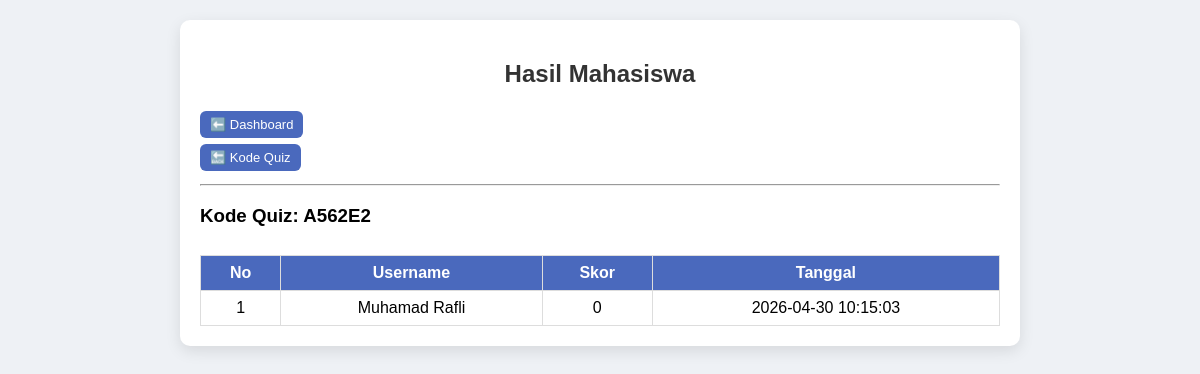
Screenshot of /lihat_semua_hasil.php?kode=A562E2 (signed in) with the database file from the repository.
### tables this page shows
CREATE TABLE `hasil` (
  `id` int(11) NOT NULL,
  `user_id` int(11) DEFAULT NULL,
  `skor` int(11) DEFAULT NULL,
  `tanggal` timestamp NOT NULL DEFAULT current_timestamp(),
  `kode_quiz` varchar(20) DEFAULT NULL
);

CREATE TABLE `users` (
  `id` int(11) NOT NULL,
  `username` varchar(50) DEFAULT NULL,
  `password` varchar(50) DEFAULT NULL,
  `role` varchar(20) DEFAULT NULL
);

### lihat_semua_hasil.php (the view, shortened to what this page needs)
<?php
include "koneksi.php";
$kode = $_GET['kode'] ?? '';
?>
<link rel="stylesheet" href="style.css">
<div class="card">
<h2>Hasil Mahasiswa</h2>
<div style="margin-bottom:10px;">
    <a href="dashboard.php" class="btn">⬅️ Dashboard</a>
    <div style="margin-bottom:10px;">
    <a href="lihat_semua_hasil.php" class="btn">🔙 Kode Quiz</a>
</div>
</div>
<hr>
<?php
$result = mysqli_query($conn, "
    SELECT hasil.*, users.username
    FROM hasil
    JOIN users ON hasil.user_id = users.id
    WHERE hasil.kode_quiz='$kode'
");
?>
<h3>Kode Quiz: <?php echo $kode; ?></h3>
<div style="overflow-x:auto;">
<table border="1" cellpadding="10" cellspacing="0" style="width:100%; border-collapse:collapse;">
<tr style="background:#4a69bd; color:white;">
    <th>No</th>
    <th>Username</th>
    <th>Skor</th>
    <th>Tanggal</th>
</tr>
<?php
$no = 1;
if (mysqli_num_rows($result) > 0) {
    while ($row = mysqli_fetch_assoc($result)) {
?>
<tr>
    <td><?php echo $no++; ?></td>
    <td><?php echo $row['username']; ?></td>
    <td><?php echo $row['skor']; ?></td>
    <td><?php echo $row['tanggal']; ?></td>
</tr>
<?php
    }
} else {
?>
<tr>
    <td colspan="4">Belum ada yang mengerjakan</td>
</tr>
<?php } ?>
</table>
</div>
</div>

### style.css (style rules this page uses)
h2 { text-align: center; color: #333; }
a { color: #4a69bd; text-decoration: none; }
.card { max-width: 800px; margin: auto; background: white; padding: 20px; border-radius: 10px; box-shadow: 0 5px 15px rgba(0,0,0,0.1); }
.btn { display: block; text-align: center; padding: 10px; background: #4a69bd; color: white; border-radius: 6px; text-decoration: none; }
.btn { display: inline-block; padding: 6px 10px; background: #4a69bd; color: white; border-radius: 6px; text-decoration: none; font-size: 13px; margin: 3px 4px 3px 0; transition: 0.2s; }
table { width: 100%; border-collapse: collapse; margin-top: 10px; background: white; }
th { background: #4a69bd; color: white; }
td, th { padding: 8px; border: 1px solid #ddd; text-align: center; }

### rows the page displays
hasil: user.username "Muhamad Rafli", skor "0", tanggal "2026-04-30 10:15:03"

### other values shown
$kode "A562E2"
